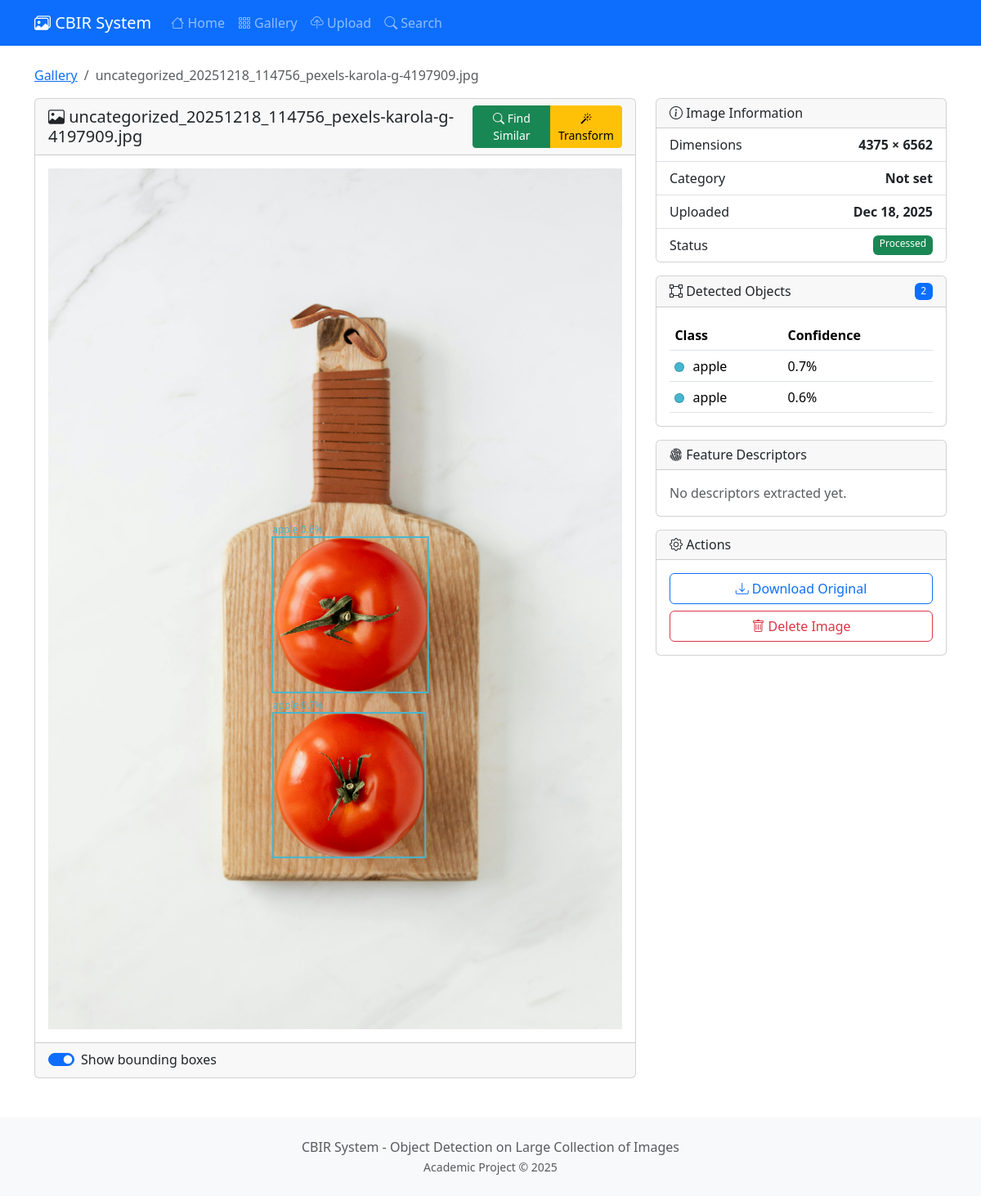
The app's page /image/10/ with its own data.
### core/models.py (models this page shows, shortened)
class Image(models.Model):
    file = models.ImageField(upload_to=image_upload_path)
    filename = models.CharField(max_length=255)
    category = models.CharField(max_length=100, null=True, blank=True)
    uploaded_at = models.DateTimeField(auto_now_add=True)
    width = models.IntegerField(default=0)
    height = models.IntegerField(default=0)
    file_size = models.IntegerField(default=0)  # in bytes
    features_extracted = models.BooleanField(default=False)
    feature_vector = models.BinaryField(null=True, blank=True)  # Serialized numpy array
    class Meta:
        ordering = ['-uploaded_at']
    @property
    def image(self):
        return self.file
    @property
    def original_filename(self):
        return self.filename
    @property
    def is_processed(self):
        return self.detected_objects.exists()

class DetectedObject(models.Model):
    image = models.ForeignKey(Image, on_delete=models.CASCADE, related_name='detected_objects')
    class_id = models.IntegerField()
    class_name = models.CharField(max_length=100)
    confidence = models.FloatField()
    x_min = models.IntegerField()
    y_min = models.IntegerField()
    x_max = models.IntegerField()
    y_max = models.IntegerField()
    feature_vector = models.BinaryField(null=True, blank=True)
    created_at = models.DateTimeField(auto_now_add=True)
    class Meta:
        ordering = ['-confidence']
    @property
    def bbox_x(self):
        return self.x_min
    @property
    def bbox_y(self):
        return self.y_min
    @property
    def bbox_width(self):
        return self.x_max - self.x_min
    @property
    def bbox_height(self):
        return self.y_max - self.y_min
    @property
    def color(self):
        colors = [
            '#FF6B6B', '#4ECDC4', '#45B7D1', '#96CEB4', '#FFEAA7',
            '#DDA0DD', '#98D8C8', '#F7DC6F', '#BB8FCE', '#85C1E9',
            '#F8B500', '#00CED1', '#FF69B4', '#32CD32', '#FF4500'
        ]
        return colors[self.class_id % len(colors)]

### core/views.py (the view)
# urls.py: path('image/<int:pk>/', views.ImageDetailView.as_view(), name='image_detail'),
class ImageDetailView(DetailView):
    model = Image
    template_name = 'core/image_detail.html'
    context_object_name = 'image'
    def get_context_data(self, **kwargs):
        context = super().get_context_data(**kwargs)
        context['detected_objects'] = self.object.detected_objects.all()
        context['descriptors'] = Descriptor.objects.filter(
            detected_object__image=self.object
        )
        return context

### templates/core/image_detail.html (shortened to what this page needs)
{% extends 'core/base.html' %}
{% block content %}
<nav aria-label="breadcrumb" class="mb-3">
    <ol class="breadcrumb">
        <li class="breadcrumb-item"><a href="{% url 'core:gallery' %}">Gallery</a></li>
        <li class="breadcrumb-item active">{{ image.original_filename }}</li>
    </ol>
</nav>
<div class="row">
    <div class="col-lg-8">
        <div class="card mb-4">
            <div class="card-header d-flex justify-content-between align-items-center">
                <h5 class="mb-0"><i class="bi bi-image"></i> {{ image.original_filename }}</h5>
                <div class="btn-group btn-group-sm">
                    <a href="{% url 'core:search_by_image' image.id %}" class="btn btn-success">
                        <i class="bi bi-search"></i> Find Similar
                    </a>
                    <a href="{% url 'core:transform' image.id %}" class="btn btn-warning">
                        <i class="bi bi-magic"></i> Transform
                    </a>
                </div>
            </div>
            <div class="card-body text-center">
                <div class="position-relative d-inline-block">
                    <img src="{{ image.image.url }}" class="img-fluid" id="mainImage" alt="{{ image.original_filename }}">
                </div>
            </div>
            <div class="card-footer">
                <div class="form-check form-switch">
                    <input class="form-check-input" type="checkbox" id="showBoxes" checked>
                    <label class="form-check-label" for="showBoxes">Show bounding boxes</label>
                </div>
            </div>
        </div>
    </div>
    <div class="col-lg-4">
        <div class="card mb-3">
            <div class="card-header">
                <h6 class="mb-0"><i class="bi bi-info-circle"></i> Image Information</h6>
            </div>
            <ul class="list-group list-group-flush">
                <li class="list-group-item d-flex justify-content-between">
                    <span>Dimensions</span>
                    <strong>{{ image.width }} × {{ image.height }}</strong>
                </li>
                <li class="list-group-item d-flex justify-content-between">
                    <span>Category</span>
                    <strong>{{ image.get_category_display|default:"Not set" }}</strong>
                </li>
                <li class="list-group-item d-flex justify-content-between">
                    <span>Uploaded</span>
                    <strong>{{ image.uploaded_at|date:"M d, Y" }}</strong>
                </li>
                <li class="list-group-item d-flex justify-content-between">
                    <span>Status</span>
                    {% if image.is_processed %}
                    <span class="badge bg-success">Processed</span>
                    {% else %}
                    <span class="badge bg-warning">Pending</span>
                    {% endif %}
                </li>
            </ul>
        </div>
        <div class="card mb-3">
            <div class="card-header d-flex justify-content-between align-items-center">
                <h6 class="mb-0"><i class="bi bi-bounding-box"></i> Detected Objects</h6>
                <span class="badge bg-primary">{{ detected_objects|length }}</span>
            </div>
            <div class="card-body" style="max-height: 250px; overflow-y: auto;">
                {% if detected_objects %}
                <table class="table table-sm table-hover mb-0">
                    <thead>
                        <tr>
                            <th>Class</th>
                            <th>Confidence</th>
                        </tr>
                    </thead>
                    <tbody>
                        {% for obj in detected_objects %}
                        <tr class="object-row" data-bbox="{{ obj.bbox_x }},{{ obj.bbox_y }},{{ obj.bbox_width }},{{ obj.bbox_height }}">
                            <td>
                                <span class="color-dot" style="background-color: {{ obj.color }};"></span>
                                {{ obj.class_name }}
                            </td>
                            <td>{{ obj.confidence|floatformat:1 }}%</td>
                        </tr>
                        {% endfor %}
                    </tbody>
                </table>
                {% else %}
                <p class="text-muted mb-0">No objects detected.</p>
                {% endif %}
            </div>
        </div>
        <div class="card mb-3">
            <div class="card-header">
                <h6 class="mb-0"><i class="bi bi-fingerprint"></i> Feature Descriptors</h6>
            </div>
            <div class="card-body">
                {% if descriptors %}
                <div class="row g-2">
                    {% for desc in descriptors %}
                    <div class="col-6">
                        <div class="border rounded p-2 text-center">
                            <small class="text-muted d-block">{{ desc.descriptor_type }}</small>
                            <strong>{{ desc.data|length }} dims</strong>
                        </div>
                    </div>
                    {% endfor %}
                </div>
                {% else %}
                <p class="text-muted mb-0">No descriptors extracted yet.</p>
                {% endif %}
            </div>
        </div>
        <div class="card">
            <div class="card-header">
                <h6 class="mb-0"><i class="bi bi-gear"></i> Actions</h6>
            </div>
            <div class="card-body">
                <div class="d-grid gap-2">
                    <a href="{{ image.image.url }}" class="btn btn-outline-primary" download>
                        <i class="bi bi-download"></i> Download Original
                    </a>
                    <button class="btn btn-outline-danger" onclick="deleteImage()">
                        <i class="bi bi-trash"></i> Delete Image
                    </button>
                </div>
            </div>
        </div>
    </div>
</div>
{% endblock %}

### static/css/style.css (style rules this page uses)
body { min-height: 100vh; display: flex; flex-direction: column; }
.color-dot { display: inline-block; width: 12px; height: 12px; border-radius: 50%; margin-right: 6px; vertical-align: middle; border: 1px solid rgba(0, 0, 0, 0.2); }
.object-row { cursor: pointer; transition: background-color 0.2s ease; }
.badge { font-weight: 500; }
.table-sm td, .table-sm th { padding: 0.4rem; }

### records on screen
Image: original_filename "uncategorized_20251218_114756_pexels-karola-g-4197909.jpg", image (picture), width "4375", height "6562", uploaded_at "Dec 18, 2025"
DetectedObject: class_name "apple", confidence "0.7"
DetectedObject: class_name "apple", confidence "0.6"

### other values on screen
{{ image.get_category_display|default:"Not set" }} "Not set"
{{ detected_objects|length }} "2"
